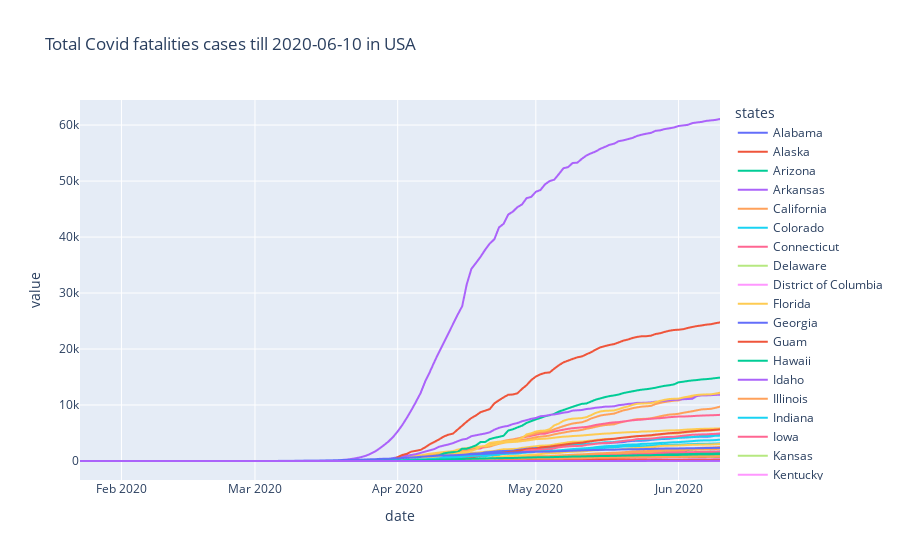

Here is the notebook cell this chart was saved with:
### Code cell
fig = px.line(total_fatalities, x='date', y='value', color='states', title = 'Total Covid fatalities cases till 2020-06-10 in USA')
fig.show()

### Figure 1 — Plotly figure (JSON) as saved in the notebook; plotly's stock layout.template omitted (floating-point values rounded to 4 significant figures; data arrays with more than 128 entries replaced by an {"elided": "..."} marker saying what was removed)
{"data": [{"hovertemplate": "states=Alabama<br>date=%{x}<br>value=%{y}<extra></extra>", "legendgroup": "Alabama", "line": {"color": "#636efa", "dash": "solid"}, "marker": {"symbol": "circle"}, "mode": "lines", "name": "Alabama", "showlegend": true, "type": "scattergl", "x": {"elided": "140 str values"}, "xaxis": "x", "y": {"elided": "140 int values"}, "yaxis": "y"}, {"hovertemplate": "states=Alaska<br>date=%{x}<br>value=%{y}<extra></extra>", "legendgroup": "Alaska", "line": {"color": "#EF553B", "dash": "solid"}, "marker": {"symbol": "circle"}, "mode": "lines", "name": "Alaska", "showlegend": true, "type": "scattergl", "x": {"elided": "140 str values"}, "xaxis": "x", "y": {"elided": "140 int values"}, "yaxis": "y"}, {"hovertemplate": "states=Arizona<br>date=%{x}<br>value=%{y}<extra></extra>", "legendgroup": "Arizona", "line": {"color": "#00cc96", "dash": "solid"}, "marker": {"symbol": "circle"}, "mode": "lines", "name": "Arizona", "showlegend": true, "type": "scattergl", "x": {"elided": "140 str values"}, "xaxis": "x", "y": {"elided": "140 int values"}, "yaxis": "y"}, {"hovertemplate": "states=Arkansas<br>date=%{x}<br>value=%{y}<extra></extra>", "legendgroup": "Arkansas", "line": {"color": "#ab63fa", "dash": "solid"}, "marker": {"symbol": "circle"}, "mode": "lines", "name": "Arkansas", "showlegend": true, "type": "scattergl", "x": {"elided": "140 str values"}, "xaxis": "x", "y": {"elided": "140 int values"}, "yaxis": "y"}, {"hovertemplate": "states=California<br>date=%{x}<br>value=%{y}<extra></extra>", "legendgroup": "California", "line": {"color": "#FFA15A", "dash": "solid"}, "marker": {"symbol": "circle"}, "mode": "lines", "name": "California", "showlegend": true, "type": "scattergl", "x": {"elided": "140 str values"}, "xaxis": "x", "y": {"elided": "140 int values"}, "yaxis": "y"}, {"hovertemplate": "states=Colorado<br>date=%{x}<br>value=%{y}<extra></extra>", "legendgroup": "Colorado", "line": {"color": "#19d3f3", "dash": "solid"}, "marker": {"symbol": "circle"}, "mode": "lines", "name": "Colorado", "showlegend": true, "type": "scattergl", "x": {"elided": "140 str values"}, "xaxis": "x", "y": {"elided": "140 int values"}, "yaxis": "y"}, {"hovertemplate": "states=Connecticut<br>date=%{x}<br>value=%{y}<extra></extra>", "legendgroup": "Connecticut", "line": {"color": "#FF6692", "dash": "solid"}, "marker": {"symbol": "circle"}, "mode": "lines", "name": "Connecticut", "showlegend": true, "type": "scattergl", "x": {"elided": "140 str values"}, "xaxis": "x", "y": {"elided": "140 int values"}, "yaxis": "y"}, {"hovertemplate": "states=Delaware<br>date=%{x}<br>value=%{y}<extra></extra>", "legendgroup": "Delaware", "line": {"color": "#B6E880", "dash": "solid"}, "marker": {"symbol": "circle"}, "mode": "lines", "name": "Delaware", "showlegend": true, "type": "scattergl", "x": {"elided": "140 str values"}, "xaxis": "x", "y": {"elided": "140 int values"}, "yaxis": "y"}, {"hovertemplate": "states=District of Columbia<br>date=%{x}<br>value=%{y}<extra></extra>", "legendgroup": "District of Columbia", "line": {"color": "#FF97FF", "dash": "solid"}, "marker": {"symbol": "circle"}, "mode": "lines", "name": "District of Columbia", "showlegend": true, "type": "scattergl", "x": {"elided": "140 str values"}, "xaxis": "x", "y": {"elided": "140 int values"}, "yaxis": "y"}, {"hovertemplate": "states=Florida<br>date=%{x}<br>value=%{y}<extra></extra>", "legendgroup": "Florida", "line": {"color": "#FECB52", "dash": "solid"}, "marker": {"symbol": "circle"}, "mode": "lines", "name": "Florida", "showlegend": true, "type": "scattergl", "x": {"elided": "140 str values"}, "xaxis": "x", "y": {"elided": "140 int values"}, "yaxis": "y"}, {"hovertemplate": "states=Georgia<br>date=%{x}<br>value=%{y}<extra></extra>", "legendgroup": "Georgia", "line": {"color": "#636efa", "dash": "solid"}, "marker": {"symbol": "circle"}, "mode": "lines", "name": "Georgia", "showlegend": true, "type": "scattergl", "x": {"elided": "140 str values"}, "xaxis": "x", "y": {"elided": "140 int values"}, "yaxis": "y"}, {"hovertemplate": "states=Guam<br>date=%{x}<br>value=%{y}<extra></extra>", "legendgroup": "Guam", "line": {"color": "#EF553B", "dash": "solid"}, "marker": {"symbol": "circle"}, "mode": "lines", "name": "Guam", "showlegend": true, "type": "scattergl", "x": {"elided": "140 str values"}, "xaxis": "x", "y": {"elided": "140 int values"}, "yaxis": "y"}, {"hovertemplate": "states=Hawaii<br>date=%{x}<br>value=%{y}<extra></extra>", "legendgroup": "Hawaii", "line": {"color": "#00cc96", "dash": "solid"}, "marker": {"symbol": "circle"}, "mode": "lines", "name": "Hawaii", "showlegend": true, "type": "scattergl", "x": {"elided": "140 str values"}, "xaxis": "x", "y": {"elided": "140 int values"}, "yaxis": "y"}, {"hovertemplate": "states=Idaho<br>date=%{x}<br>value=%{y}<extra></extra>", "legendgroup": "Idaho", "line": {"color": "#ab63fa", "dash": "solid"}, "marker": {"symbol": "circle"}, "mode": "lines", "name": "Idaho", "showlegend": true, "type": "scattergl", "x": {"elided": "140 str values"}, "xaxis": "x", "y": {"elided": "140 int values"}, "yaxis": "y"}, {"hovertemplate": "states=Illinois<br>date=%{x}<br>value=%{y}<extra></extra>", "legendgroup": "Illinois", "line": {"color": "#FFA15A", "dash": "solid"}, "marker": {"symbol": "circle"}, "mode": "lines", "name": "Illinois", "showlegend": true, "type": "scattergl", "x": {"elided": "140 str values"}, "xaxis": "x", "y": {"elided": "140 int values"}, "yaxis": "y"}, {"hovertemplate": "states=Indiana<br>date=%{x}<br>value=%{y}<extra></extra>", "legendgroup": "Indiana", "line": {"color": "#19d3f3", "dash": "solid"}, "marker": {"symbol": "circle"}, "mode": "lines", "name": "Indiana", "showlegend": true, "type": "scattergl", "x": {"elided": "140 str values"}, "xaxis": "x", "y": {"elided": "140 int values"}, "yaxis": "y"}, {"hovertemplate": "states=Iowa<br>date=%{x}<br>value=%{y}<extra></extra>", "legendgroup": "Iowa", "line": {"color": "#FF6692", "dash": "solid"}, "marker": {"symbol": "circle"}, "mode": "lines", "name": "Iowa", "showlegend": true, "type": "scattergl", "x": {"elided": "140 str values"}, "xaxis": "x", "y": {"elided": "140 int values"}, "yaxis": "y"}, {"hovertemplate": "states=Kansas<br>date=%{x}<br>value=%{y}<extra></extra>", "legendgroup": "Kansas", "line": {"color": "#B6E880", "dash": "solid"}, "marker": {"symbol": "circle"}, "mode": "lines", "name": "Kansas", "showlegend": true, "type": "scattergl", "x": {"elided": "140 str values"}, "xaxis": "x", "y": {"elided": "140 int values"}, "yaxis": "y"}, {"hovertemplate": "states=Kentucky<br>date=%{x}<br>value=%{y}<extra></extra>", "legendgroup": "Kentucky", "line": {"color": "#FF97FF", "dash": "solid"}, "marker": {"symbol": "circle"}, "mode": "lines", "name": "Kentucky", "showlegend": true, "type": "scattergl", "x": {"elided": "140 str values"}, "xaxis": "x", "y": {"elided": "140 int values"}, "yaxis": "y"}, {"hovertemplate": "states=Louisiana<br>date=%{x}<br>value=%{y}<extra></extra>", "legendgroup": "Louisiana", "line": {"color": "#FECB52", "dash": "solid"}, "marker": {"symbol": "circle"}, "mode": "lines", "name": "Louisiana", "showlegend": true, "type": "scattergl", "x": {"elided": "140 str values"}, "xaxis": "x", "y": {"elided": "140 int values"}, "yaxis": "y"}, {"hovertemplate": "states=Maine<br>date=%{x}<br>value=%{y}<extra></extra>", "legendgroup": "Maine", "line": {"color": "#636efa", "dash": "solid"}, "marker": {"symbol": "circle"}, "mode": "lines", "name": "Maine", "showlegend": true, "type": "scattergl", "x": {"elided": "140 str values"}, "xaxis": "x", "y": {"elided": "140 int values"}, "yaxis": "y"}, {"hovertemplate": "states=Maryland<br>date=%{x}<br>value=%{y}<extra></extra>", "legendgroup": "Maryland", "line": {"color": "#EF553B", "dash": "solid"}, "marker": {"symbol": "circle"}, "mode": "lines", "name": "Maryland", "showlegend": true, "type": "scattergl", "x": {"elided": "140 str values"}, "xaxis": "x", "y": {"elided": "140 int values"}, "yaxis": "y"}, {"hovertemplate": "states=Massachusetts<br>date=%{x}<br>value=%{y}<extra></extra>", "legendgroup": "Massachusetts", "line": {"color": "#00cc96", "dash": "solid"}, "marker": {"symbol": "circle"}, "mode": "lines", "name": "Massachusetts", "showlegend": true, "type": "scattergl", "x": {"elided": "140 str values"}, "xaxis": "x", "y": {"elided": "140 int values"}, "yaxis": "y"}, {"hovertemplate": "states=Michigan<br>date=%{x}<br>value=%{y}<extra></extra>", "legendgroup": "Michigan", "line": {"color": "#ab63fa", "dash": "solid"}, "marker": {"symbol": "circle"}, "mode": "lines", "name": "Michigan", "showlegend": true, "type": "scattergl", "x": {"elided": "140 str values"}, "xaxis": "x", "y": {"elided": "140 int values"}, "yaxis": "y"}, {"hovertemplate": "states=Minnesota<br>date=%{x}<br>value=%{y}<extra></extra>", "legendgroup": "Minnesota", "line": {"color": "#FFA15A", "dash": "solid"}, "marker": {"symbol": "circle"}, "mode": "lines", "name": "Minnesota", "showlegend": true, "type": "scattergl", "x": {"elided": "140 str values"}, "xaxis": "x", "y": {"elided": "140 int values"}, "yaxis": "y"}, {"hovertemplate": "states=Mississippi<br>date=%{x}<br>value=%{y}<extra></extra>", "legendgroup": "Mississippi", "line": {"color": "#19d3f3", "dash": "solid"}, "marker": {"symbol": "circle"}, "mode": "lines", "name": "Mississippi", "showlegend": true, "type": "scattergl", "x": {"elided": "140 str values"}, "xaxis": "x", "y": {"elided": "140 int values"}, "yaxis": "y"}, {"hovertemplate": "states=Missouri<br>date=%{x}<br>value=%{y}<extra></extra>", "legendgroup": "Missouri", "line": {"color": "#FF6692", "dash": "solid"}, "marker": {"symbol": "circle"}, "mode": "lines", "name": "Missouri", "showlegend": true, "type": "scattergl", "x": {"elided": "140 str values"}, "xaxis": "x", "y": {"elided": "140 int values"}, "yaxis": "y"}, {"hovertemplate": "states=Montana<br>date=%{x}<br>value=%{y}<extra></extra>", "legendgroup": "Montana", "line": {"color": "#B6E880", "dash": "solid"}, "marker": {"symbol": "circle"}, "mode": "lines", "name": "Montana", "showlegend": true, "type": "scattergl", "x": {"elided": "140 str values"}, "xaxis": "x", "y": {"elided": "140 int values"}, "yaxis": "y"}, {"hovertemplate": "states=Nebraska<br>date=%{x}<br>value=%{y}<extra></extra>", "legendgroup": "Nebraska", "line": {"color": "#FF97FF", "dash": "solid"}, "marker": {"symbol": "circle"}, "mode": "lines", "name": "Nebraska", "showlegend": true, "type": "scattergl", "x": {"elided": "140 str values"}, "xaxis": "x", "y": {"elided": "140 int values"}, "yaxis": "y"}, {"hovertemplate": "states=Nevada<br>date=%{x}<br>value=%{y}<extra></extra>", "legendgroup": "Nevada", "line": {"color": "#FECB52", "dash": "solid"}, "marker": {"symbol": "circle"}, "mode": "lines", "name": "Nevada", "showlegend": true, "type": "scattergl", "x": {"elided": "140 str values"}, "xaxis": "x", "y": {"elided": "140 int values"}, "yaxis": "y"}, {"hovertemplate": "states=New Hampshire<br>date=%{x}<br>value=%{y}<extra></extra>", "legendgroup": "New Hampshire", "line": {"color": "#636efa", "dash": "solid"}, "marker": {"symbol": "circle"}, "mode": "lines", "name": "New Hampshire", "showlegend": true, "type": "scattergl", "x": {"elided": "140 str values"}, "xaxis": "x", "y": {"elided": "140 int values"}, "yaxis": "y"}, {"hovertemplate": "states=New Jersey<br>date=%{x}<br>value=%{y}<extra></extra>", "legendgroup": "New Jersey", "line": {"color": "#EF553B", "dash": "solid"}, "marker": {"symbol": "circle"}, "mode": "lines", "name": "New Jersey", "showlegend": true, "type": "scattergl", "x": {"elided": "140 str values"}, "xaxis": "x", "y": {"elided": "140 int values"}, "yaxis": "y"}, {"hovertemplate": "states=New Mexico<br>date=%{x}<br>value=%{y}<extra></extra>", "legendgroup": "New Mexico", "line": {"color": "#00cc96", "dash": "solid"}, "marker": {"symbol": "circle"}, "mode": "lines", "name": "New Mexico", "showlegend": true, "type": "scattergl", "x": {"elided": "140 str values"}, "xaxis": "x", "y": {"elided": "140 int values"}, "yaxis": "y"}, {"hovertemplate": "states=New York<br>date=%{x}<br>value=%{y}<extra></extra>", "legendgroup": "New York", "line": {"color": "#ab63fa", "dash": "solid"}, "marker": {"symbol": "circle"}, "mode": "lines", "name": "New York", "showlegend": true, "type": "scattergl", "x": {"elided": "140 str values"}, "xaxis": "x", "y": {"elided": "140 int values"}, "yaxis": "y"}, {"hovertemplate": "states=North Carolina<br>date=%{x}<br>value=%{y}<extra></extra>", "legendgroup": "North Carolina", "line": {"color": "#FFA15A", "dash": "solid"}, "marker": {"symbol": "circle"}, "mode": "lines", "name": "North Carolina", "showlegend": true, "type": "scattergl", "x": {"elided": "140 str values"}, "xaxis": "x", "y": {"elided": "140 int values"}, "yaxis": "y"}, {"hovertemplate": "states=North Dakota<br>date=%{x}<br>value=%{y}<extra></extra>", "legendgroup": "North Dakota", "line": {"color": "#19d3f3", "dash": "solid"}, "marker": {"symbol": "circle"}, "mode": "lines", "name": "North Dakota", "showlegend": true, "type": "scattergl", "x": {"elided": "140 str values"}, "xaxis": "x", "y": {"elided": "140 int values"}, "yaxis": "y"}, {"hovertemplate": "states=Ohio<br>date=%{x}<br>value=%{y}<extra></extra>", "legendgroup": "Ohio", "line": {"color": "#FF6692", "dash": "solid"}, "marker": {"symbol": "circle"}, "mode": "lines", "name": "Ohio", "showlegend": true, "type": "scattergl", "x": {"elided": "140 str values"}, "xaxis": "x", "y": {"elided": "140 int values"}, "yaxis": "y"}, {"hovertemplate": "states=Oklahoma<br>date=%{x}<br>value=%{y}<extra></extra>", "legendgroup": "Oklahoma", "line": {"color": "#B6E880", "dash": "solid"}, "marker": {"symbol": "circle"}, "mode": "lines", "name": "Oklahoma", "showlegend": true, "type": "scattergl", "x": {"elided": "140 str values"}, "xaxis": "x", "y": {"elided": "140 int values"}, "yaxis": "y"}, {"hovertemplate": "states=Oregon<br>date=%{x}<br>value=%{y}<extra></extra>", "legendgroup": "Oregon", "line": {"color": "#FF97FF", "dash": "solid"}, "marker": {"symbol": "circle"}, "mode": "lines", "name": "Oregon", "showlegend": true, "type": "scattergl", "x": {"elided": "140 str values"}, "xaxis": "x", "y": {"elided": "140 int values"}, "yaxis": "y"}, {"hovertemplate": "states=Pennsylvania<br>date=%{x}<br>value=%{y}<extra></extra>", "legendgroup": "Pennsylvania", "line": {"color": "#FECB52", "dash": "solid"}, "marker": {"symbol": "circle"}, "mode": "lines", "name": "Pennsylvania", "showlegend": true, "type": "scattergl", "x": {"elided": "140 str values"}, "xaxis": "x", "y": {"elided": "140 int values"}, "yaxis": "y"}, {"hovertemplate": "states=Puerto Rico<br>date=%{x}<br>value=%{y}<extra></extra>", "legendgroup": "Puerto Rico", "line": {"color": "#636efa", "dash": "solid"}, "marker": {"symbol": "circle"}, "mode": "lines", "name": "Puerto Rico", "showlegend": true, "type": "scattergl", "x": {"elided": "140 str values"}, "xaxis": "x", "y": {"elided": "140 int values"}, "yaxis": "y"}, {"hovertemplate": "states=Rhode Island<br>date=%{x}<br>value=%{y}<extra></extra>", "legendgroup": "Rhode Island", "line": {"color": "#EF553B", "dash": "solid"}, "marker": {"symbol": "circle"}, "mode": "lines", "name": "Rhode Island", "showlegend": true, "type": "scattergl", "x": {"elided": "140 str values"}, "xaxis": "x", "y": {"elided": "140 int values"}, "yaxis": "y"}, {"hovertemplate": "states=South Carolina<br>date=%{x}<br>value=%{y}<extra></extra>", "legendgroup": "South Carolina", "line": {"color": "#00cc96", "dash": "solid"}, "marker": {"symbol": "circle"}, "mode": "lines", "name": "South Carolina", "showlegend": true, "type": "scattergl", "x": {"elided": "140 str values"}, "xaxis": "x", "y": {"elided": "140 int values"}, "yaxis": "y"}, {"hovertemplate": "states=South Dakota<br>date=%{x}<br>value=%{y}<extra></extra>", "legendgroup": "South Dakota", "line": {"color": "#ab63fa", "dash": "solid"}, "marker": {"symbol": "circle"}, "mode": "lines", "name": "South Dakota", "showlegend": true, "type": "scattergl", "x": {"elided": "140 str values"}, "xaxis": "x", "y": {"elided": "140 int values"}, "yaxis": "y"}, {"hovertemplate": "states=Tennessee<br>date=%{x}<br>value=%{y}<extra></extra>", "legendgroup": "Tennessee", "line": {"color": "#FFA15A", "dash": "solid"}, "marker": {"symbol": "circle"}, "mode": "lines", "name": "Tennessee", "showlegend": true, "type": "scattergl", "x": {"elided": "140 str values"}, "xaxis": "x", "y": {"elided": "140 int values"}, "yaxis": "y"}, {"hovertemplate": "states=Texas<br>date=%{x}<br>value=%{y}<extra></extra>", "legendgroup": "Texas", "line": {"color": "#19d3f3", "dash": "solid"}, "marker": {"symbol": "circle"}, "mode": "lines", "name": "Texas", "showlegend": true, "type": "scattergl", "x": {"elided": "140 str values"}, "xaxis": "x", "y": {"elided": "140 int values"}, "yaxis": "y"}, {"hovertemplate": "states=Utah<br>date=%{x}<br>value=%{y}<extra></extra>", "legendgroup": "Utah", "line": {"color": "#FF6692", "dash": "solid"}, "marker": {"symbol": "circle"}, "mode": "lines", "name": "Utah", "showlegend": true, "type": "scattergl", "x": {"elided": "140 str values"}, "xaxis": "x", "y": {"elided": "140 int values"}, "yaxis": "y"}, {"hovertemplate": "states=Vermont<br>date=%{x}<br>value=%{y}<extra></extra>", "legendgroup": "Vermont", "line": {"color": "#B6E880", "dash": "solid"}, "marker": {"symbol": "circle"}, "mode": "lines", "name": "Vermont", "showlegend": true, "type": "scattergl", "x": {"elided": "140 str values"}, "xaxis": "x", "y": {"elided": "140 int values"}, "yaxis": "y"}, {"hovertemplate": "states=Virgin Islands<br>date=%{x}<br>value=%{y}<extra></extra>", "legendgroup": "Virgin Islands", "line": {"color": "#FF97FF", "dash": "solid"}, "marker": {"symbol": "circle"}, "mode": "lines", "name": "Virgin Islands", "showlegend": true, "type": "scattergl", "x": {"elided": "140 str values"}, "xaxis": "x", "y": {"elided": "140 int values"}, "yaxis": "y"}, {"hovertemplate": "states=Virginia<br>date=%{x}<br>value=%{y}<extra></extra>", "legendgroup": "Virginia", "line": {"color": "#FECB52", "dash": "solid"}, "marker": {"symbol": "circle"}, "mode": "lines", "name": "Virginia", "showlegend": true, "type": "scattergl", "x": {"elided": "140 str values"}, "xaxis": "x", "y": {"elided": "140 int values"}, "yaxis": "y"}, {"hovertemplate": "states=Washington<br>date=%{x}<br>value=%{y}<extra></extra>", "legendgroup": "Washington", "line": {"color": "#636efa", "dash": "solid"}, "marker": {"symbol": "circle"}, "mode": "lines", "name": "Washington", "showlegend": true, "type": "scattergl", "x": {"elided": "140 str values"}, "xaxis": "x", "y": {"elided": "140 int values"}, "yaxis": "y"}, {"hovertemplate": "states=West Virginia<br>date=%{x}<br>value=%{y}<extra></extra>", "legendgroup": "West Virginia", "line": {"color": "#EF553B", "dash": "solid"}, "marker": {"symbol": "circle"}, "mode": "lines", "name": "West Virginia", "showlegend": true, "type": "scattergl", "x": {"elided": "140 str values"}, "xaxis": "x", "y": {"elided": "140 int values"}, "yaxis": "y"}, {"hovertemplate": "states=Wisconsin<br>date=%{x}<br>value=%{y}<extra></extra>", "legendgroup": "Wisconsin", "line": {"color": "#00cc96", "dash": "solid"}, "marker": {"symbol": "circle"}, "mode": "lines", "name": "Wisconsin", "showlegend": true, "type": "scattergl", "x": {"elided": "140 str values"}, "xaxis": "x", "y": {"elided": "140 int values"}, "yaxis": "y"}, {"hovertemplate": "states=Wyoming<br>date=%{x}<br>value=%{y}<extra></extra>", "legendgroup": "Wyoming", "line": {"color": "#ab63fa", "dash": "solid"}, "marker": {"symbol": "circle"}, "mode": "lines", "name": "Wyoming", "showlegend": true, "type": "scattergl", "x": {"elided": "140 str values"}, "xaxis": "x", "y": {"elided": "140 int values"}, "yaxis": "y"}], "layout": {"legend": {"title": {"text": "states"}, "tracegroupgap": 0}, "title": {"text": "Total Covid fatalities cases till 2020-06-10 in USA"}, "xaxis": {"anchor": "y", "domain": [0, 1], "title": {"text": "date"}}, "yaxis": {"anchor": "x", "domain": [0, 1], "title": {"text": "value"}}}}
